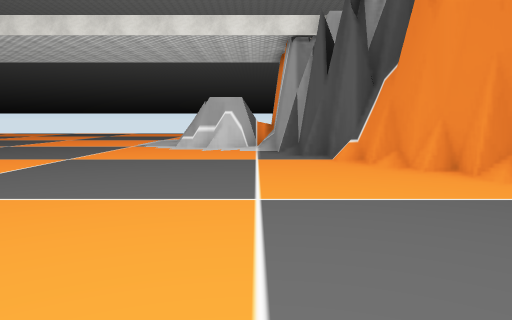
view 1 (above)

23 first-person views from a walk through a 3-D level made in the Unity game engine. The camera is 1.5 m above the floor, tilts 6° down and sees 70° across. The floor is counted in squares, 2 m on a side. Each view is taken from the middle of a square. On the plan, view 1 faces up. The plan holds only what a view shows up to about 11 squares ahead; the rest is blank. The place goes on beyond the plan. Some surface patterns are stand-ins.

view 2
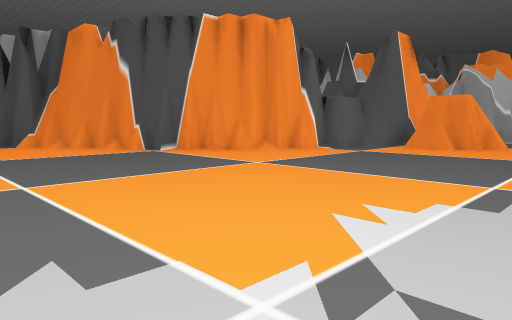

view 3
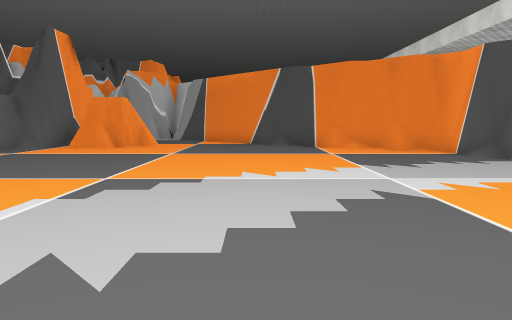

view 4
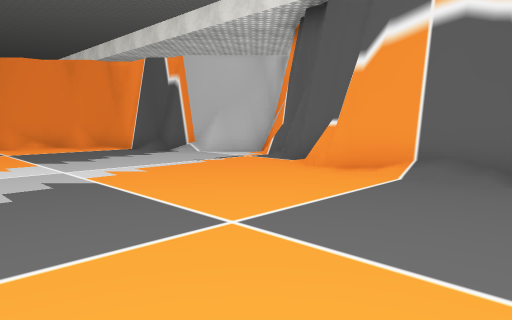

view 5
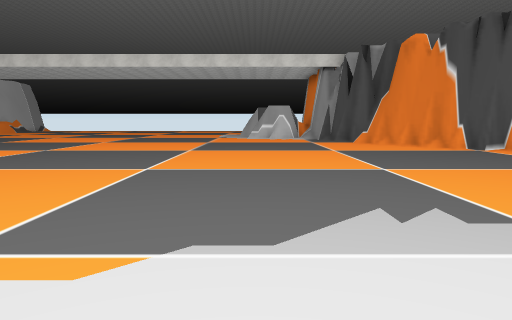

view 6
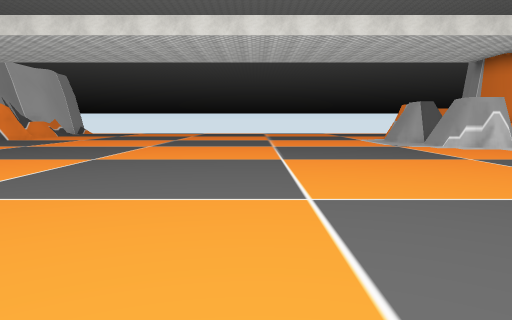

view 7
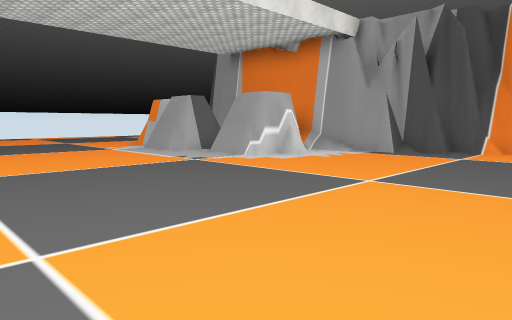

view 8
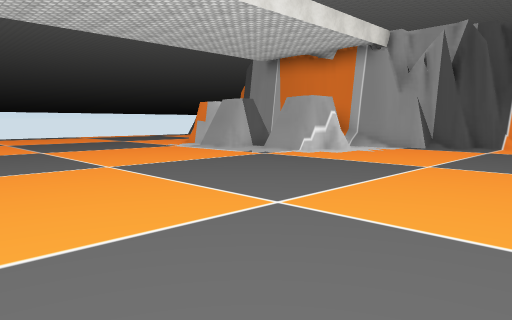

view 9
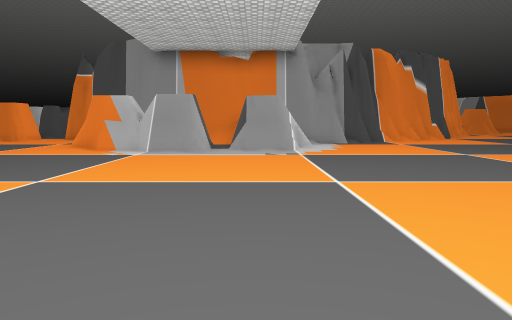

view 10
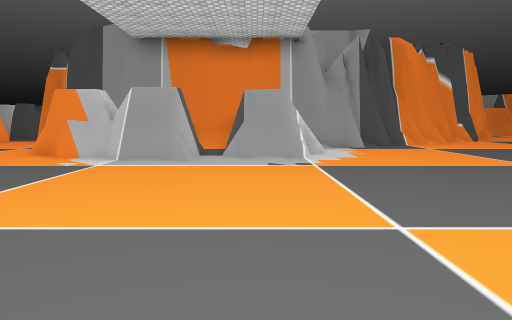

view 11
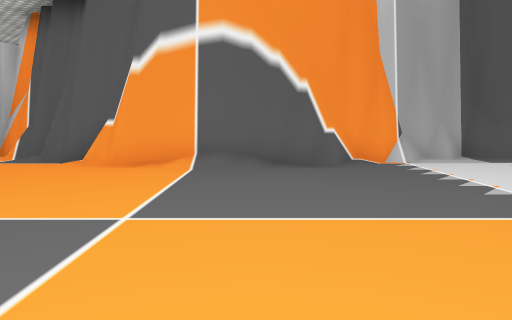

view 12
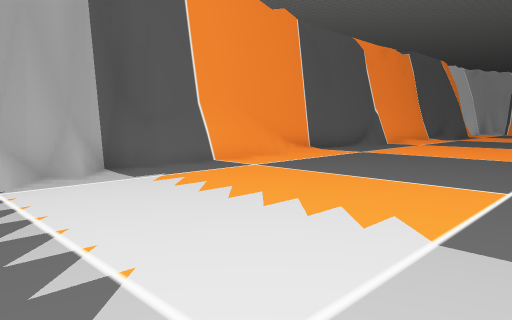

view 13
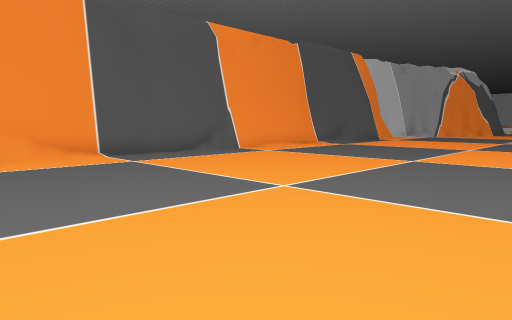

view 14
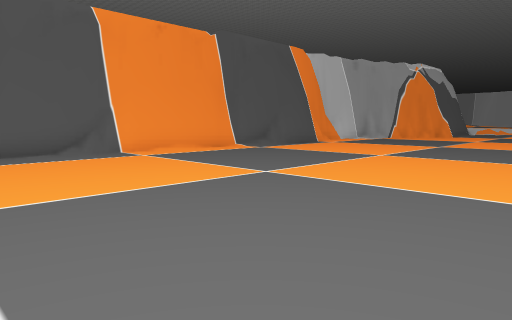

view 15
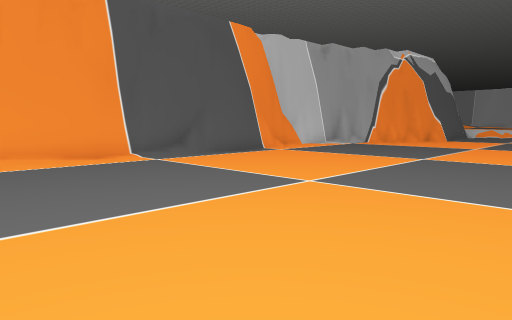

view 16
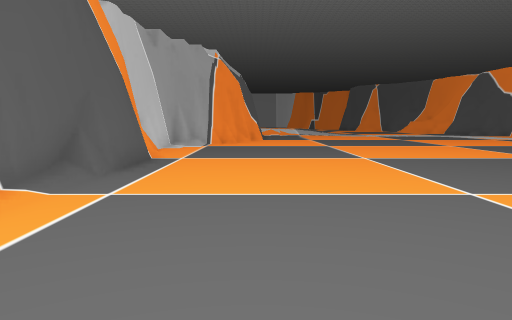

view 17
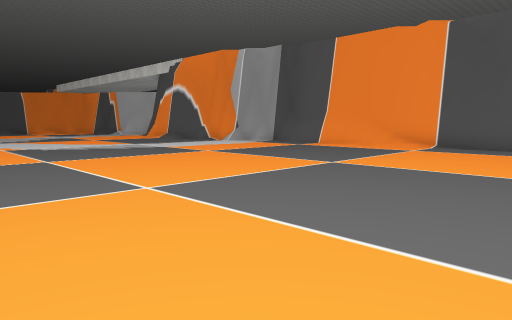

view 18
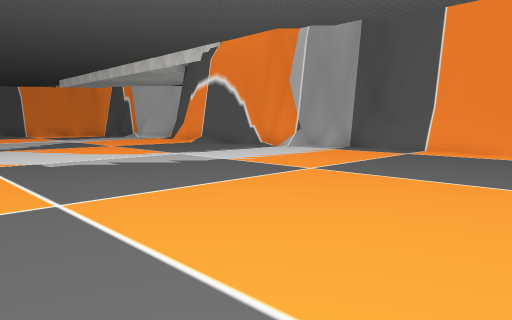

view 19
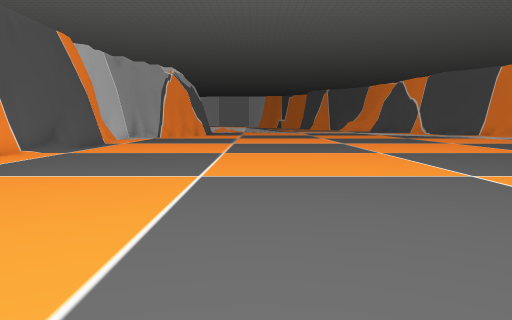

view 20
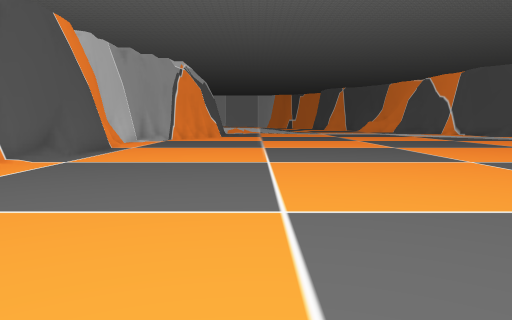

view 21
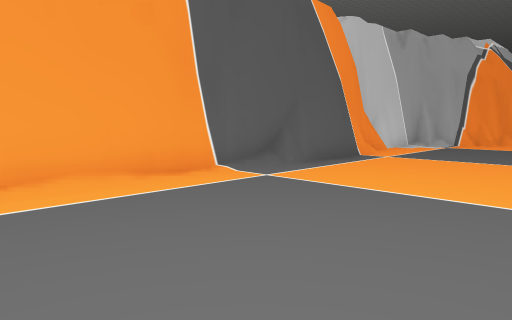

view 22
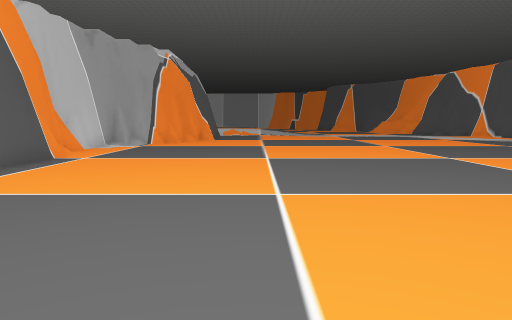

view 23
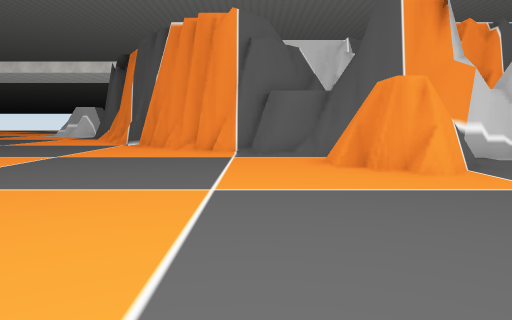

### Floor plan
Key: @ floor where view 1 was taken; # wall or solid block; . floor; / step, stairs or slope.
Columns run from 26 left of view 1 to 10 right of it. Each row starts with its distance up from view 1.
 16                   ......#
 15                   ......#
 14                 ........###
 13                ...........#
 12               ..........####
 11            .............####
 10            ................#
  9             ...............#
  8             ...............##
  7              ...............##
  6               ...............#
  5               ...............##
  4                ...............##
  3                 ...............##
  2                 ................##
  1                  ................####
  0      ..           . ......@........##
 -1 .. ......           ................#
 -2 .......... ....      ...............#
 -3 ....................  ...............
 -4 .....................................
 -5 .....................................
 -6 .....................................
 -7 .....................................
 -8 ....................................#
 -9 ...................................##
-10 ...................................#
-11 ......................../////....###
-12 ......................########.###
-13 #######################      ###

Positions as (right, up) in squares from view 1, and headings:
1: (0, 0), facing up
2: (-1, -5), facing up-right
3: (-1, -6), facing right
4: (-2, -6), facing down-right
5: (-2, -6), facing up
6: (-8, 0), facing up
7: (-8, 5), facing up-right
8: (-10, 5), facing up-right
9: (-12, 12), facing right
10: (-10, 12), facing right
11: (-1, -5), facing down
12: (-3, -7), facing down-left
13: (-8, -5), facing down-left
14: (-11, -4), facing down-left
15: (-15, -5), facing down-left
16: (-15, -10), facing left
17: (-15, -2), facing down-right
18: (-11, -3), facing down-right
19: (-10, -7), facing left
20: (-12, -8), facing left
21: (-15, -8), facing down-left
22: (-15, -8), facing left
23: (8, -8), facing up
